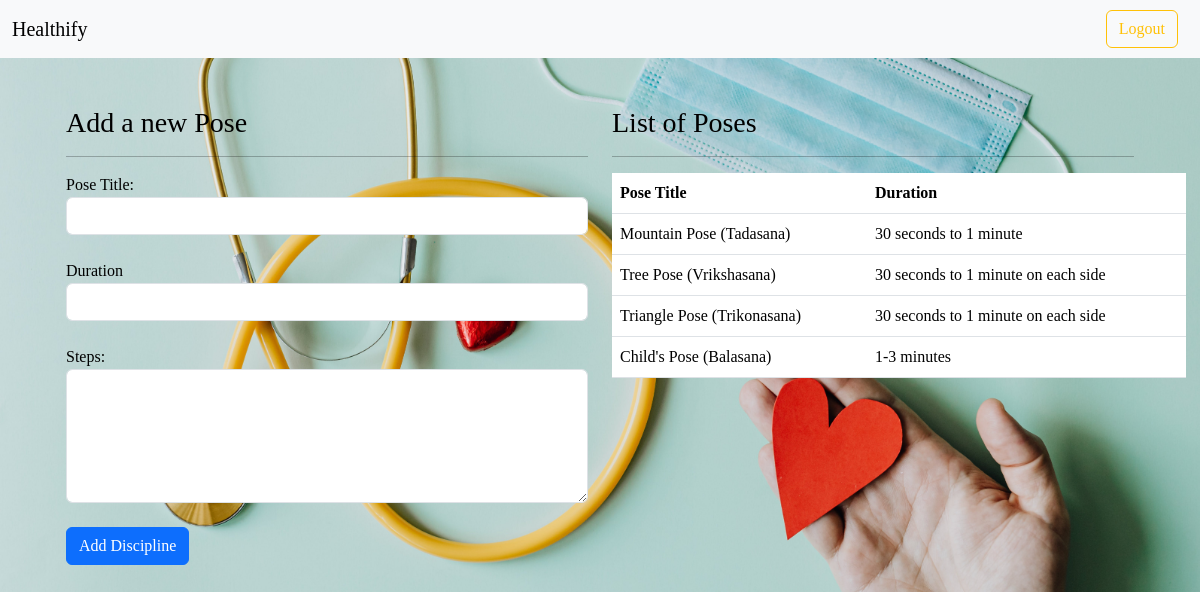
/add-yogaPose/3 (signed in), run on the app's committed database.
### models.py (models this page shows)
class yogaPoses(db.Model):
    __tablename__ = 'yogaPoses'
    id = db.Column(db.Integer, primary_key = True)
    posename = db.Column(db.String(30), nullable = False)
    duration = db.Column(db.String(30), nullable = False)
    steps = db.Column(db.String(200), nullable = True)
    yoga_id = db.Column(db.Integer, db.ForeignKey('Yoga.id'), nullable = False)

### routes.py (the view, shortened to what this page needs)
@app.route('/add-yogaPose/<int:yid>', methods=["GET", "POST"])
@auth_required
@admin_auth_required
def addYogaPose(yid):
    user = User.query.get(session["user_id"])
    if request.method == "GET":
        poses = yogaPoses.query.filter_by(yoga_id= yid).all()
        return render_template("addYogaPose.html", poses = poses, user =user)

### routes.py (called while the page is built)
def auth_required(func):
    @wraps(func)
    def inner(*args, **kwargs):
        if "user_id" not in session:
            flash("Login required.", 'danger')
            return redirect(url_for("login"))
        return func(*args, **kwargs)
    return inner

def admin_auth_required(func):
    @wraps(func)
    def inner(*args, **kwargs):
        user = User.query.get(session.get("user_id"))
        if user.is_admin:
            return func(*args, **kwargs)
        else:
            flash("Logged out ! You are not an Admin.", "danger")
            return redirect(url_for("logout"))
    return inner

### templates/addYogaPose.html (shortened to what this page needs)
{% extends 'layout.html' %}
{% block content %}
<body>
<div class="container mt-5">
  <div class="container mt-5">
    <div class="row mt-4">
      <div class="col-md-6">
        <h3>Add a new Pose</h3>
        <hr>
        <form method="POST" enctype="multipart/form-data">
          <div class="form-group">
            <label for="title">Pose Title:</label>
            <input type="text" class="form-control" id="title" name="title" required>
          </div>
          <br>
          <div class="form-group">
            <label for="duration">Duration</label>
            <input type="text" class="form-control" id="duration" name="duration" required>
          </div>
          <br>
          <div class="form-group">
            <label for="steps">Steps:</label>
            <textarea class="form-control" id="steps" name="steps" rows="5" required></textarea>
          </div>
          <br>
          <button type="submit" class="btn btn-primary">Add Discipline</button>
        </form>
      </div>
      <div class="col-md-6">
        <h3>List of Poses</h3>
        <hr>
        <table class="table">
          <thead>
            <tr>
              <th>Pose Title</th>
              <th>Duration</th>
            </tr>
          </thead>
          <tbody>
            {% for pose in poses %}
            <tr>
              <td>{{ pose.posename }}</td>
              <td>{{ pose.duration }}</td>
            </tr>
            {% endfor %}
          </tbody>
        </table>
      </div>
    </div>
  </div>
</div>
</body>
{% endblock %}

### templates/layout.html (style rules this page uses)
body { margin: 0; padding: 0; font-family: 'Balsamiq Sans', 'cursive'; background-color: #454f58; background: center/cover no-repeat url('../static/icons/bg6.jpg'); background-repeat: no-repeat; color: black; }

### templates/addYogaPose.html (style rules this page uses)
.table { width: 110%; }
body { font-family: 'Balsamiq Sans', 'cursive'; background-color: #313538; color: black; }

### data on the page
yogaPoses: posename "Mountain Pose (Tadasana)", duration "30 seconds to 1 minute"
yogaPoses: posename "Tree Pose (Vrikshasana)", duration "30 seconds to 1 minute on each side"
yogaPoses: posename "Triangle Pose (Trikonasana)", duration "30 seconds to 1 minute on each side"
yogaPoses: posename "Child's Pose (Balasana)", duration "1-3 minutes"
